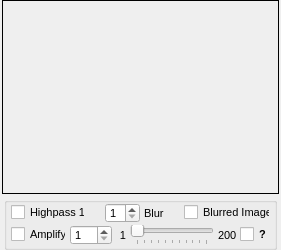
                <widget class="QWidget" name="tab_highpass2">
                 <attribute name="title">
                  <string>Highpass 1</string>
                 </attribute>
                 <layout class="QVBoxLayout" name="verticalLayout_highpass_2">
                  <property name="spacing">
                   <number>3</number>
                  </property>
                  <property name="leftMargin">
                   <number>2</number>
                  </property>
                  <property name="topMargin">
                   <number>0</number>
                  </property>
                  <property name="rightMargin">
                   <number>2</number>
                  </property>
                  <property name="bottomMargin">
                   <number>0</number>
                  </property>
                  <item>
                   <widget class="QFrame" name="frame_highpassImage2">
                    <property name="enabled">
                     <bool>true</bool>
                    </property>
                    <property name="sizePolicy">
                     <sizepolicy hsizetype="Expanding" vsizetype="Expanding">
                      <horstretch>0</horstretch>
                      <verstretch>0</verstretch>
                     </sizepolicy>
                    </property>
                    <property name="minimumSize">
                     <size>
                      <width>258</width>
                      <height>194</height>
                     </size>
                    </property>
                    <property name="maximumSize">
                     <size>
                      <width>16777215</width>
                      <height>16777215</height>
                     </size>
                    </property>
                    <property name="frameShape">
                     <enum>QFrame::Box</enum>
                    </property>
                    <property name="frameShadow">
                     <enum>QFrame::Plain</enum>
                    </property>
                    <layout class="QHBoxLayout" name="horizontalLayout_highpassImage2">
                     <property name="spacing">
                      <number>0</number>
                     </property>
                     <property name="margin">
                      <number>1</number>
                     </property>
                    </layout>
                   </widget>
                  </item>
                  <item>
                   <layout class="QHBoxLayout" name="horizontalLayout_21">
                    <property name="spacing">
                     <number>0</number>
                    </property>
                    <item>
                     <spacer name="horizontalSpacer_42">
                      <property name="orientation">
                       <enum>Qt::Horizontal</enum>
                      </property>
                      <property name="sizeType">
                       <enum>QSizePolicy::Fixed</enum>
                      </property>
                      <property name="sizeHint" stdset="0">
                       <size>
                        <width>2</width>
                        <height>25</height>
                       </size>
                      </property>
                     </spacer>
                    </item>
                    <item>
                     <widget class="QGroupBox" name="groupBox_highpass2">
                      <property name="sizePolicy">
                       <sizepolicy hsizetype="Expanding" vsizetype="Fixed">
                        <horstretch>0</horstretch>
                        <verstretch>0</verstretch>
                       </sizepolicy>
                      </property>
                      <property name="minimumSize">
                       <size>
                        <width>0</width>
                        <height>53</height>
                       </size>
                      </property>
                      <property name="maximumSize">
                       <size>
                        <width>16777215</width>
                        <height>53</height>
                       </size>
                      </property>
                      <property name="font">
                       <font>
                        <pointsize>8</pointsize>
                       </font>
                      </property>
                      <property name="title">
                       <string/>
                      </property>
                      <property name="alignment">
                       <set>Qt::AlignCenter</set>
                      </property>
                      <layout class="QVBoxLayout" name="verticalLayout_17">
                       <property name="spacing">
                        <number>2</number>
                       </property>
                       <property name="leftMargin">
                        <number>4</number>
                       </property>
                       <property name="topMargin">
                        <number>0</number>
                       </property>
                       <property name="rightMargin">
                        <number>4</number>
                       </property>
                       <property name="bottomMargin">
                        <number>0</number>
                       </property>
                       <item>
                        <layout class="QHBoxLayout" name="horizontalLayout_22">
                         <property name="spacing">
                          <number>4</number>
                         </property>
                         <item>
                          <widget class="QCheckBox" name="checkBox_highpass2">
                           <property name="minimumSize">
                            <size>
                             <width>74</width>
                             <height>0</height>
                            </size>
                           </property>
                           <property name="maximumSize">
                            <size>
                             <width>74</width>
                             <height>16777215</height>
                            </size>
                           </property>
                           <property name="text">
                            <string>Highpass 1</string>
                           </property>
                          </widget>
                         </item>
                         <item>
                          <spacer name="horizontalSpacer_35">
                           <property name="orientation">
                            <enum>Qt::Horizontal</enum>
                           </property>
                           <property name="sizeHint" stdset="0">
                            <size>
                             <width>5</width>
                             <height>20</height>
                            </size>
                           </property>
                          </spacer>
                         </item>
                         <item>
                          <widget class="QSpinBox" name="spinBox_highpass2">
                           <property name="minimumSize">
                            <size>
                             <width>35</width>
                             <height>20</height>
                            </size>
                           </property>
                           <property name="maximumSize">
                            <size>
                             <width>35</width>
                             <height>20</height>
                            </size>
                           </property>
                           <property name="font">
                            <font>
                             <weight>50</weight>
                             <bold>false</bold>
                            </font>
                           </property>
                           <property name="minimum">
                            <number>1</number>
                           </property>
                           <property name="maximum">
                            <number>14</number>
                           </property>
                          </widget>
                         </item>
                         <item>
                          <widget class="QLabel" name="label_highpassKernel2">
                           <property name="minimumSize">
                            <size>
                             <width>20</width>
                             <height>20</height>
                            </size>
                           </property>
                           <property name="maximumSize">
                            <size>
                             <width>20</width>
                             <height>20</height>
                            </size>
                           </property>
                           <property name="font">
                            <font>
                             <family>MS Shell Dlg 2</family>
                             <pointsize>8</pointsize>
                            </font>
                           </property>
                           <property name="text">
                            <string>Blur</string>
                           </property>
                           <property name="alignment">
                            <set>Qt::AlignLeading|Qt::AlignLeft|Qt::AlignVCenter</set>
                           </property>
                          </widget>
                         </item>
                         <item>
                          <spacer name="horizontalSpacer_34">
                           <property name="orientation">
                            <enum>Qt::Horizontal</enum>
                           </property>
                           <property name="sizeHint" stdset="0">
                            <size>
                             <width>5</width>
                             <height>20</height>
                            </size>
                           </property>
                          </spacer>
                         </item>
                         <item>
                          <widget class="QCheckBox" name="checkBox_highpass1ShowImageToSubtract2">
                           <property name="minimumSize">
                            <size>
                             <width>86</width>
                             <height>0</height>
                            </size>
                           </property>
                           <property name="maximumSize">
                            <size>
                             <width>86</width>
                             <height>16777215</height>
                            </size>
                           </property>
                           <property name="text">
                            <string>Blurred Image</string>
                           </property>
                          </widget>
                         </item>
                        </layout>
                       </item>
                       <item>
                        <layout class="QHBoxLayout" name="horizontalLayout_23">
                         <property name="spacing">
                          <number>4</number>
                         </property>
                         <item>
                          <widget class="QCheckBox" name="checkBox_highpassAmplify2">
                           <property name="minimumSize">
                            <size>
                             <width>55</width>
                             <height>0</height>
                            </size>
                           </property>
                           <property name="maximumSize">
                            <size>
                             <width>55</width>
                             <height>16777215</height>
                            </size>
                           </property>
                           <property name="text">
                            <string>Amplify</string>
                           </property>
                          </widget>
                         </item>
                         <item>
                          <widget class="QSpinBox" name="spinBox_highpassAmplify2">
                           <property name="minimumSize">
                            <size>
                             <width>42</width>
                             <height>20</height>
                            </size>
                           </property>
                           <property name="maximumSize">
                            <size>
                             <width>42</width>
                             <height>20</height>
                            </size>
                           </property>
                           <property name="font">
                            <font>
                             <weight>50</weight>
                             <bold>false</bold>
                            </font>
                           </property>
                           <property name="minimum">
                            <number>1</number>
                           </property>
                           <property name="maximum">
                            <number>200</number>
                           </property>
                          </widget>
                         </item>
                         <item>
                          <widget class="QLabel" name="label_minHigpassAmplify2">
                           <property name="minimumSize">
                            <size>
                             <width>10</width>
                             <height>20</height>
                            </size>
                           </property>
                           <property name="maximumSize">
                            <size>
                             <width>10</width>
                             <height>20</height>
                            </size>
                           </property>
                           <property name="font">
                            <font>
                             <family>MS Shell Dlg 2</family>
                             <pointsize>8</pointsize>
                            </font>
                           </property>
                           <property name="text">
                            <string>1</string>
                           </property>
                           <property name="alignment">
                            <set>Qt::AlignRight|Qt::AlignTrailing|Qt::AlignVCenter</set>
                           </property>
                          </widget>
                         </item>
                         <item>
                          <widget class="QSlider" name="slider_highpassAmplify2">
                           <property name="minimumSize">
                            <size>
                             <width>0</width>
                             <height>20</height>
                            </size>
                           </property>
                           <property name="maximumSize">
                            <size>
                             <width>16777215</width>
                             <height>20</height>
                            </size>
                           </property>
                           <property name="font">
                            <font>
                             <weight>50</weight>
                             <bold>false</bold>
                            </font>
                           </property>
                           <property name="minimum">
                            <number>1</number>
                           </property>
                           <property name="maximum">
                            <number>200</number>
                           </property>
                           <property name="pageStep">
                            <number>20</number>
                           </property>
                           <property name="orientation">
                            <enum>Qt::Horizontal</enum>
                           </property>
                           <property name="tickPosition">
                            <enum>QSlider::TicksBelow</enum>
                           </property>
                           <property name="tickInterval">
                            <number>20</number>
                           </property>
                          </widget>
                         </item>
                         <item>
                          <widget class="QLabel" name="label_maxHigpassAmplify2">
                           <property name="sizePolicy">
                            <sizepolicy hsizetype="Minimum" vsizetype="Preferred">
                             <horstretch>0</horstretch>
                             <verstretch>0</verstretch>
                            </sizepolicy>
                           </property>
                           <property name="minimumSize">
                            <size>
                             <width>18</width>
                             <height>20</height>
                            </size>
                           </property>
                           <property name="maximumSize">
                            <size>
                             <width>18</width>
                             <height>20</height>
                            </size>
                           </property>
                           <property name="font">
                            <font>
                             <family>MS Shell Dlg 2</family>
                             <pointsize>8</pointsize>
                             <weight>50</weight>
                             <bold>false</bold>
                            </font>
                           </property>
                           <property name="text">
                            <string>200</string>
                           </property>
                           <property name="alignment">
                            <set>Qt::AlignLeading|Qt::AlignLeft|Qt::AlignVCenter</set>
                           </property>
                          </widget>
                         </item>
                         <item>
                          <widget class="QCheckBox" name="checkBox_highpass1Help2">
                           <property name="minimumSize">
                            <size>
                             <width>30</width>
                             <height>0</height>
                            </size>
                           </property>
                           <property name="maximumSize">
                            <size>
                             <width>30</width>
                             <height>16777215</height>
                            </size>
                           </property>
                           <property name="font">
                            <font>
                             <weight>75</weight>
                             <bold>true</bold>
                            </font>
                           </property>
                           <property name="text">
                            <string>?</string>
                           </property>
                          </widget>
                         </item>
                        </layout>
                       </item>
                      </layout>
                     </widget>
                    </item>
                    <item>
                     <spacer name="horizontalSpacer_56">
                      <property name="orientation">
                       <enum>Qt::Horizontal</enum>
                      </property>
                      <property name="sizeType">
                       <enum>QSizePolicy::Fixed</enum>
                      </property>
                      <property name="sizeHint" stdset="0">
                       <size>
                        <width>2</width>
                        <height>25</height>
                       </size>
                      </property>
                     </spacer>
                    </item>
                   </layout>
                  </item>
                 </layout>
                </widget>
